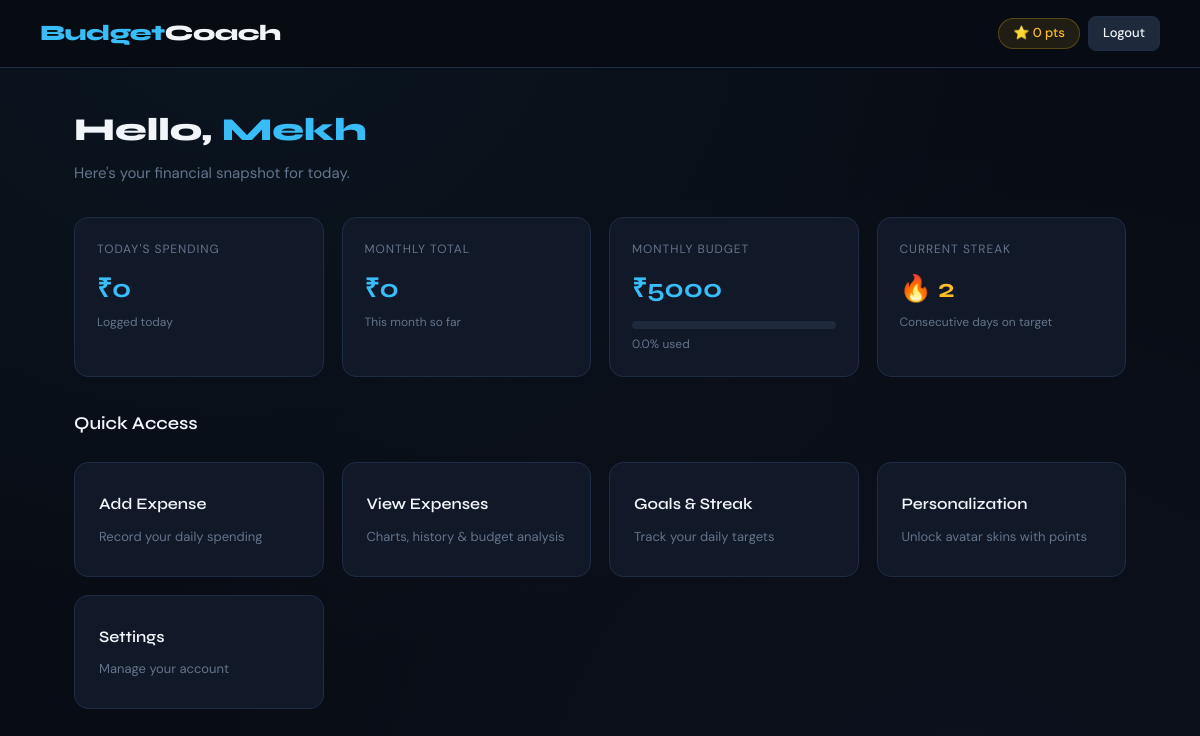
The page /dashboard (signed in) on the database as committed earlier.
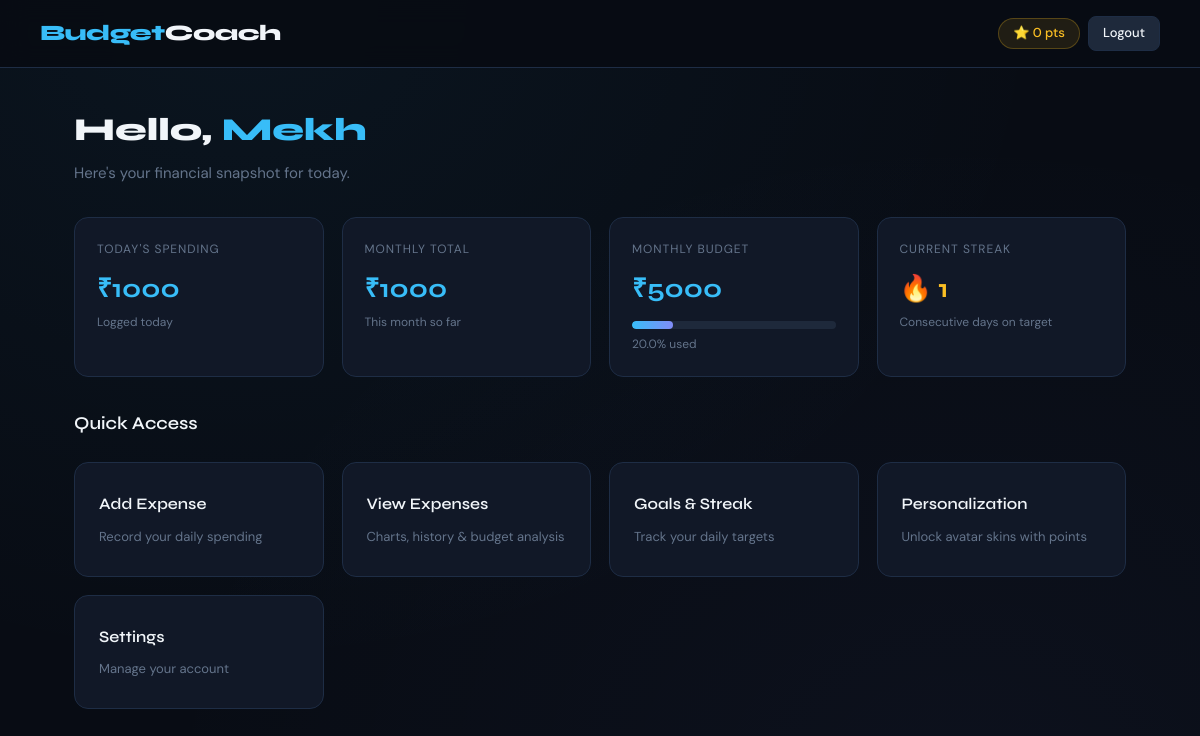
The same page on the database as committed later.
### tables this page shows
CREATE TABLE goals(
        user_id INTEGER PRIMARY KEY,
        streak INTEGER DEFAULT 0,
        last_date TEXT,
        points INTEGER DEFAULT 0
    );

CREATE TABLE users(
        id INTEGER PRIMARY KEY AUTOINCREMENT,
        username TEXT UNIQUE,
        password TEXT,
        gender TEXT
    );

CREATE TABLE budget(
        user_id INTEGER PRIMARY KEY,
        monthly_limit REAL,
        daily_target REAL DEFAULT 500
    );

### app.py (the view)
@app.route("/dashboard")
@login_required
def dashboard():
    db = get_db()
    cursor = db.cursor()
    user_id = get_user_id()
    cursor.execute("SELECT username, gender FROM users WHERE id=?", (user_id,))
    user = cursor.fetchone()
    cursor.execute("SELECT points, streak FROM goals WHERE user_id=?", (user_id,))
    goals = cursor.fetchone()
    today = datetime.now().strftime("%Y-%m-%d")
    cursor.execute("SELECT SUM(amount) FROM expenses WHERE user_id=? AND date=?", (user_id, today))
    today_total = cursor.fetchone()[0] or 0
    current_month = datetime.now().strftime("%Y-%m")
    cursor.execute("SELECT SUM(amount) FROM expenses WHERE user_id=? AND date LIKE ?", (user_id, f"{current_month}%"))
    month_total = cursor.fetchone()[0] or 0
    cursor.execute("SELECT monthly_limit FROM budget WHERE user_id=?", (user_id,))
    budget_row = cursor.fetchone()
    monthly_limit = budget_row["monthly_limit"] if budget_row else 0
    budget_pct = round((month_total / monthly_limit * 100), 1) if monthly_limit else 0
    budget_pct = min(budget_pct, 100)
    return render_template("dashboard.html",
        user=user,
        goals=goals,
        today_total=today_total,
        month_total=month_total,
        monthly_limit=monthly_limit,
        budget_pct=budget_pct
    )

### app.py (called while the page is built)
def get_db():
    conn = sqlite3.connect("database.db")
    conn.row_factory = sqlite3.Row
    return conn

def login_required(f):
    from functools import wraps
    @wraps(f)
    def decorated(*args, **kwargs):
        if "user_id" not in session:
            return redirect("/")
        return f(*args, **kwargs)
    return decorated

def get_user_id():
    return session["user_id"]

### templates/dashboard.html (shortened to what this page needs)
<!DOCTYPE html>
<html lang="en">
<head>
    <link rel="stylesheet" href="/static/css/style.css">
</head>
<body>
<div class="top-header">
    <div class="logo">Budget<span>Coach</span></div>
    <div class="header-nav">
        {% if goals %}
        <span class="points-pill">⭐ {{ goals['points'] }} pts</span>
        {% endif %}
        <a href="/logout" class="btn btn-secondary btn-sm">Logout</a>
    </div>
</div>
<div class="page-wrap">
    <div class="welcome-section fade-up">
        <h2>Hello, <span>{{ user['username'] }}</span></h2>
        <p>Here's your financial snapshot for today.</p>
    </div>
    <div class="cards-grid" style="grid-template-columns: repeat(auto-fill, minmax(200px, 1fr)); margin-bottom: 32px;">
        <div class="stat-card fade-up fade-up-1">
            <div class="stat-label">Today's Spending</div>
            <div class="stat-value">₹{{ "%.0f"|format(today_total) }}</div>
            <div class="stat-sub">Logged today</div>
        </div>
        <div class="stat-card fade-up fade-up-2">
            <div class="stat-label">Monthly Total</div>
            <div class="stat-value">₹{{ "%.0f"|format(month_total) }}</div>
            <div class="stat-sub">This month so far</div>
        </div>
        <div class="stat-card fade-up fade-up-3">
            <div class="stat-label">Monthly Budget</div>
            <div class="stat-value">
                {% if monthly_limit %}₹{{ "%.0f"|format(monthly_limit) }}{% else %}<span style="font-size:18px;color:var(--muted);">Not set</span>{% endif %}
            </div>
            {% if monthly_limit %}
            <div class="progress-wrap" style="margin-top:12px;">
                <div class="progress-bar {% if budget_pct >= 90 %}over{% endif %}" style="width:{{ budget_pct }}%;"></div>
            </div>
            <div class="stat-sub" style="margin-top:6px;">{{ budget_pct }}% used</div>
            {% endif %}
        </div>
        <div class="stat-card fade-up fade-up-4">
            <div class="stat-label">Current Streak</div>
            <div class="stat-value" style="color:var(--warn);">
                {% if goals %}🔥 {{ goals['streak'] }}{% else %}0{% endif %}
            </div>
            <div class="stat-sub">Consecutive days on target</div>
        </div>
    </div>
    <div class="section-title fade-up">Quick Access</div>
    <div class="cards-grid fade-up fade-up-1">
        <a href="/add-expense" class="nav-card">
            <h3>Add Expense</h3>
            <p>Record your daily spending</p>
        </a>
        <a href="/view-expenses" class="nav-card">
            <h3>View Expenses</h3>
            <p>Charts, history & budget analysis</p>
        </a>
        <a href="/goals" class="nav-card">
            <h3>Goals & Streak</h3>
            <p>Track your daily targets</p>
        </a>
        <a href="/personalization" class="nav-card">
            <h3>Personalization</h3>
            <p>Unlock avatar skins with points</p>
        </a>
        <a href="/settings" class="nav-card">
            <h3>Settings</h3>
            <p>Manage your account</p>
        </a>
    </div>
</div>
</body>
</html>

### static/css/style.css (style rules this page uses)
:root { --bg: #080c14; --surface: #0d1424; --card: #111827; --card-hover:#141f33; --border: #1e2d45; --accent: #38bdf8; --accent2: #818cf8; --accent3: #34d399; --danger: #f87171; --warn: #fbbf24; --text: #f1f5f9; --muted: #64748b; --subtle: #1e293b; --radius: 14px; --radius-sm: 8px; --shadow: 0 4px 24px rgba(0,0,0,0.4); --glow: 0 0 30px rgba(56,189,248,0.12); }
*, *::before, *::after { box-sizing: border-box; margin: 0; padding: 0; }
html { scroll-behavior: smooth; }
body { font-family: 'DM Sans', sans-serif; background: var(--bg); color: var(--text); min-height: 100vh; font-size: 15px; line-height: 1.6; background-image: radial-gradient(ellipse at 20% 0%, rgba(56,189,248,0.05) 0%, transparent 60%), radial-gradient(ellipse at 80% 100%, rgba(129,140,248,0.04) 0%, transparent 60%); }
.top-header { background: rgba(8,12,20,0.95); backdrop-filter: blur(12px); border-bottom: 1px solid var(--border); padding: 16px 40px; display: flex; align-items: center; justify-content: space-between; position: sticky; top: 0; z-index: 100; }
.logo { font-family: 'Syne', sans-serif; font-size: 22px; font-weight: 800; color: var(--accent); letter-spacing: -0.5px; }
.logo span { color: var(--text); }
.header-nav { display: flex; gap: 8px; align-items: center; }
.page-wrap { max-width: 1100px; margin: 0 auto; padding: 36px 24px; }
.cards-grid { display: grid; grid-template-columns: repeat(auto-fill, minmax(240px, 1fr)); gap: 18px; margin-top: 24px; }
.nav-card { background: var(--card); border: 1px solid var(--border); border-radius: var(--radius); padding: 28px 24px; text-decoration: none; color: var(--text); display: flex; flex-direction: column; gap: 10px; transition: all 0.25s ease; position: relative; overflow: hidden; }
.nav-card::before { content: ''; position: absolute; top: 0; left: 0; right: 0; height: 3px; background: linear-gradient(90deg, var(--accent), var(--accent2)); opacity: 0; transition: opacity 0.25s; }
.nav-card h3 { font-family: 'Syne', sans-serif; font-size: 16px; font-weight: 600; }
.nav-card p { font-size: 13px; color: var(--muted); }
.stat-card { background: var(--card); border: 1px solid var(--border); border-radius: var(--radius); padding: 22px; }
.stat-label { font-size: 12px; color: var(--muted); text-transform: uppercase; letter-spacing: 0.08em; margin-bottom: 8px; }
.stat-value { font-family: 'Syne', sans-serif; font-size: 26px; font-weight: 700; color: var(--accent); }
.stat-sub { font-size: 12px; color: var(--muted); margin-top: 4px; }
.btn { display: inline-flex; align-items: center; gap: 6px; padding: 10px 20px; border-radius: var(--radius-sm); font-family: 'DM Sans', sans-serif; font-size: 14px; font-weight: 500; cursor: pointer; border: none; transition: all 0.18s ease; text-decoration: none; }
.btn-secondary { background: var(--subtle); color: var(--text); border: 1px solid var(--border); }
.btn-sm { padding: 6px 14px; font-size: 13px; }
.progress-wrap { background: var(--subtle); border-radius: 99px; height: 8px; overflow: hidden; margin-top: 10px; }
.progress-bar { height: 100%; border-radius: 99px; background: linear-gradient(90deg, var(--accent), var(--accent2)); transition: width 0.6s ease; }
a { color: var(--accent); text-decoration: none; }
.section-title { font-family: 'Syne', sans-serif; font-size: 18px; font-weight: 600; margin-bottom: 16px; color: var(--text); }
.welcome-section { margin-bottom: 32px; }
.welcome-section h2 { font-family: 'Syne', sans-serif; font-size: 32px; font-weight: 800; color: var(--text); }
.welcome-section h2 span { color: var(--accent); }
.welcome-section p { color: var(--muted); margin-top: 6px; font-size: 15px; }
.points-pill { display: inline-flex; align-items: center; gap: 6px; background: rgba(251,191,36,0.1); border: 1px solid rgba(251,191,36,0.25); border-radius: 20px; padding: 4px 14px; font-size: 13px; color: var(--warn); font-weight: 500; }
.fade-up { animation: fadeUp 0.4s ease both; }
.fade-up-1 { animation-delay: 0.05s; }
.fade-up-2 { animation-delay: 0.1s; }
.fade-up-3 { animation-delay: 0.15s; }
.fade-up-4 { animation-delay: 0.2s; }

Rows that differ between the two databases and show on the page:
changed goals: streak "2" → "1"
Other text that changed with them:
{{ "%.0f"|format(today_total) }}: "0" → "1000"
{{ "%.0f"|format(month_total) }}: "0" → "1000"
{{ budget_pct }}: "0.0" → "20.0"
